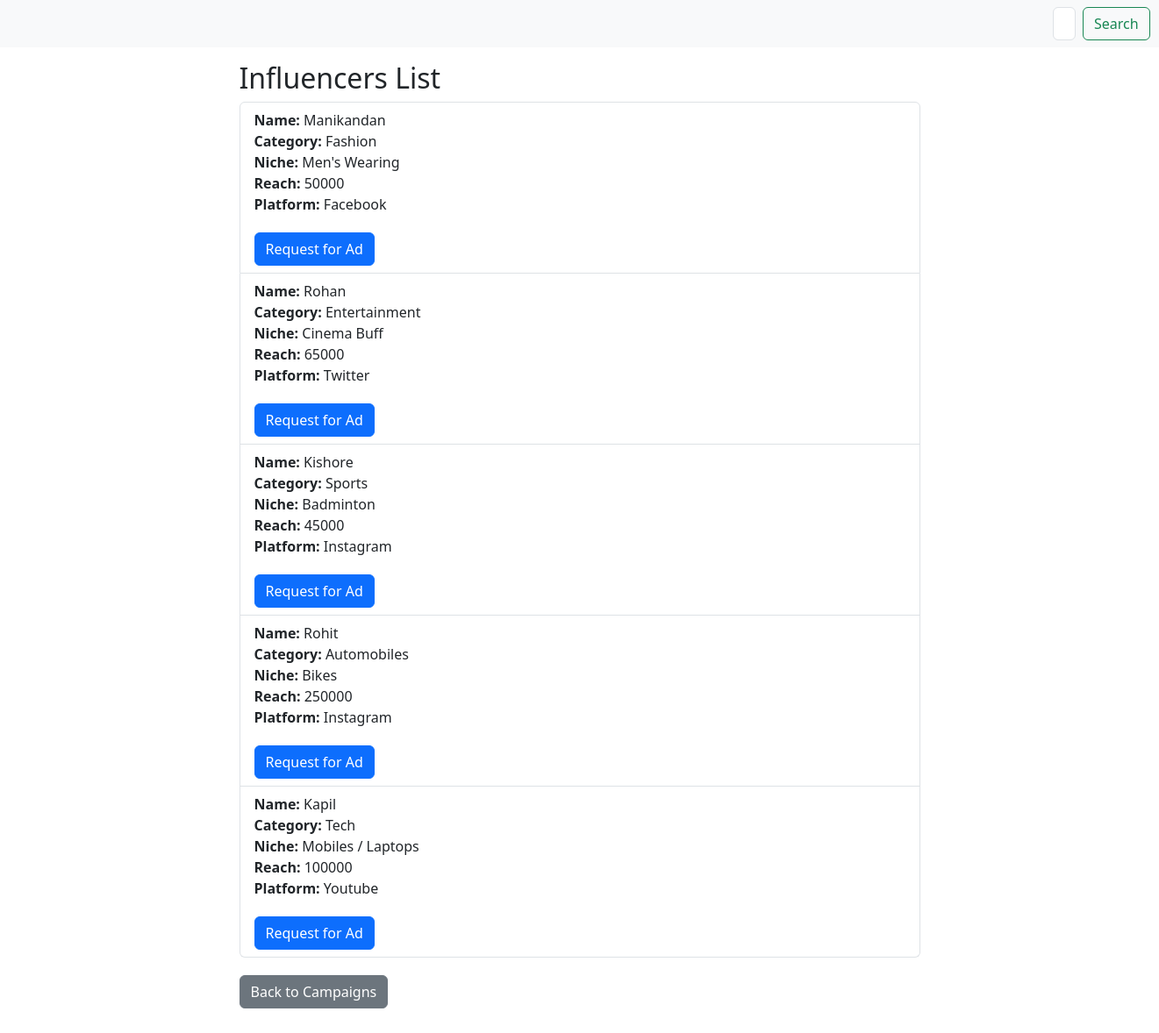
The page /registered_influencers on the database its author committed.
### application/models.py (models this page shows)
class Influencer(db.Model):    #2
    id = db.Column(db.Integer(), primary_key = True)
    name = db.Column(db.String(), nullable = False)
    category = db.Column(db.String(), nullable = False)
    reach = db.Column(db.Integer(), nullable = False)
    niche = db.Column(db.String(), nullable = False)
    platform = db.Column(db.String(), nullable = False)
    username = db.Column(db.String(), nullable = False, unique = True)
    password = db.Column(db.String(), nullable = False)
    flagged = db.Column(db.Integer(), default = 0)
    adrequests = db.relationship('Adrequests', backref = 'influencer')
    influencer_id = db.Column(db.Integer(), db.ForeignKey("user.id"), nullable = False)

### application/routes.py (the view)
@app.route('/registered_influencers')
def registered_influencers():
    influencers = Influencer.query.filter_by(flagged=0).all()
    return render_template('registered_influencers.html', influencers=influencers)

### templates/registered_influencers.html (shortened to what this page needs)
<!DOCTYPE html>
<html>
<head>
    <link rel="stylesheet" href="https://cdn.jsdelivr.net/npm/bootstrap@5.3.3/dist/css/bootstrap.min.css">
</head>
<body>
    <nav class="navbar bg-body-tertiary">
        <div class="container-fluid" style="padding-left: 1200px;">
            <form class="d-flex" role="search" method="POST" action="/search_influencer">
            <input class="form-control me-2" type="search" placeholder="Search for Influencers" name="search" aria-label="Search">
            <button class="btn btn-outline-success" type="submit">Search</button>
            </form>
        </div>
    </nav>
    <div class="container mt-3">
        <h2>Influencers List</h2>
        <ul class="list-group">
            {% for influencer in influencers %}
                <li class="list-group-item">
                    <strong>Name:</strong> {{ influencer.name }}<br>
                    <strong>Category:</strong> {{ influencer.category }}<br>
                    <strong>Niche:</strong> {{ influencer.niche }}<br>
                    <strong>Reach:</strong> {{ influencer.reach }}<br>
                    <strong>Platform:</strong> {{ influencer.platform }}<br>
                    <a href="/adrequest/{{ influencer.id }}" class="btn btn-primary btn-back">Request for Ad</a>
                </li>
            {% endfor %}
        </ul>
        <a href="/sponsor_campaign" class="btn btn-secondary btn-back">Back to Campaigns</a>
    </div>
</body>
</html>

### templates/registered_influencers.html (style rules this page uses)
.container { max-width: 800px; margin-bottom: 30px; }
.btn-back { margin-top: 20px; }

### rows shown on the page
Influencer: name "Manikandan", category "Fashion", niche "Men's Wearing", reach "50000", platform "Facebook"
Influencer: name "Rohan", category "Entertainment", niche "Cinema Buff", reach "65000", platform "Twitter"
Influencer: name "Kishore", category "Sports", niche "Badminton", reach "45000", platform "Instagram"
Influencer: name "Rohit", category "Automobiles", niche "Bikes", reach "250000", platform "Instagram"
Influencer: name "Kapil", category "Tech", niche "Mobiles / Laptops", reach "100000", platform "Youtube"
